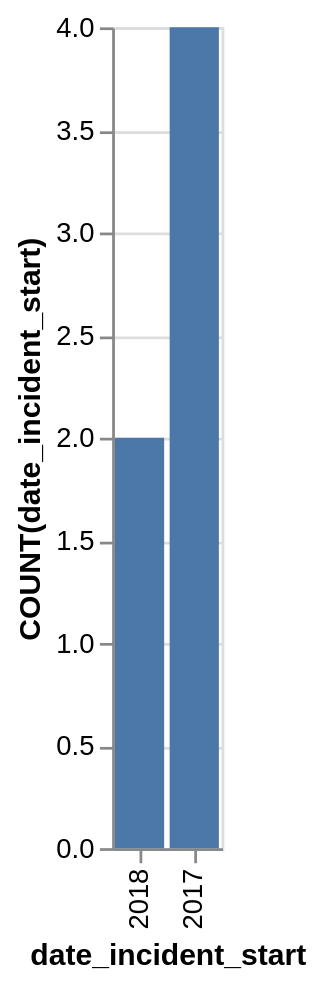

Source (Vega-Lite JSON):
### Vega-Lite specification from a JSON file in a GitHub repository (floating-point values rounded to 4 significant figures)
{"data": {"values": [{"x_data": "2018", "y_data": 2}, {"x_data": "2017", "y_data": 4}]}, "mark": "bar", "encoding": {"x": {"field": "x_data", "type": "nominal", "title": "date_incident_start", "sort": {"op": "sum", "field": "y_data", "order": "ascending"}}, "y": {"field": "y_data", "type": "quantitative", "title": "COUNT(date_incident_start)"}}}
